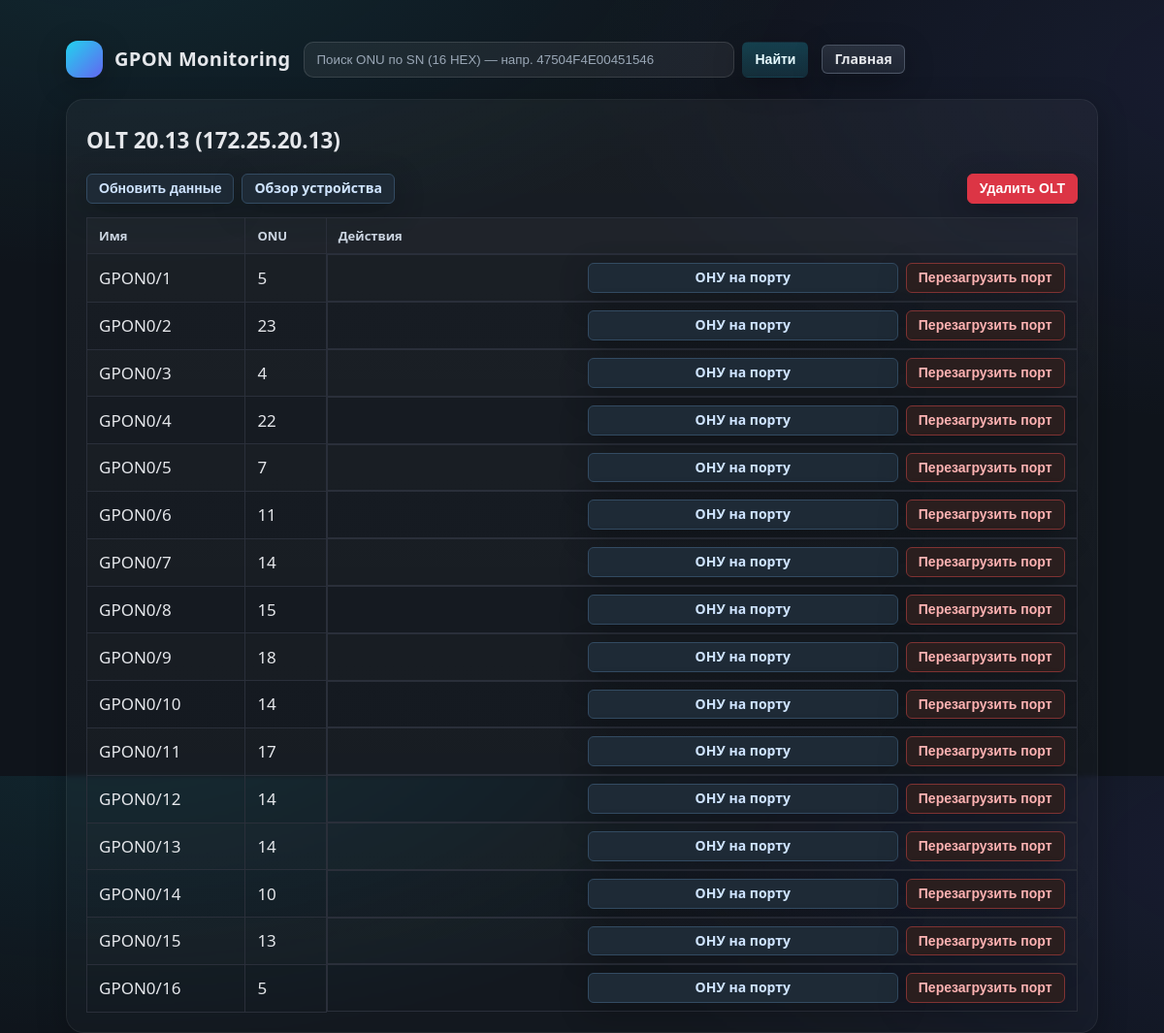
Screenshot of /olt/172.25.20.13 with the database file from the repository.
### tables this page shows
CREATE TABLE olts (
  id INTEGER PRIMARY KEY AUTOINCREMENT,
  hostname TEXT NOT NULL,
  ip       TEXT NOT NULL UNIQUE,
  community TEXT NOT NULL,
  vendor    TEXT NOT NULL DEFAULT 'bdcom'
);

CREATE TABLE ponports (
  id INTEGER PRIMARY KEY AUTOINCREMENT,
  olt_ip   TEXT NOT NULL,
  ifindex  TEXT NOT NULL,
  name     TEXT NOT NULL
);

### app.py (the view)
@app.get("/olt/<ip>")
def olt(ip):
    with db() as conn:
        row = conn.execute("SELECT hostname, community, vendor FROM olts WHERE ip = ?", (ip,)).fetchone()
        if not row: abort(404)
        hostname, community, vendor = row
        ports = conn.execute(
            """
            SELECT p.ifindex, p.name,
                   COALESCE((SELECT COUNT(*) FROM gpon g WHERE g.olt_ip=p.olt_ip AND g.portonu=p.ifindex),0) AS cnt
            FROM ponports p
            WHERE p.olt_ip = ?
              AND p.name LIKE 'GPON%/%'
              AND p.name NOT LIKE '%:%'
            ORDER BY CAST(p.ifindex AS INT)
            """, (ip,)
        ).fetchall()
    return render_template("olt_ports.html", ip=ip, hostname=hostname, ports=ports)

### models.py (called while the page is built)
def ensure_db():
    DB.parent.mkdir(parents=True, exist_ok=True)
    with sqlite3.connect(DB) as conn, open(SCHEMA,"r") as f:
        conn.executescript(f.read())

@contextlib.contextmanager
def db():
    ensure_db()
    conn = sqlite3.connect(DB)
    try:
        yield conn
    finally:
        conn.commit()
        conn.close()

### templates/olt_ports.html (shortened to what this page needs)
{% extends "base.html" %}
{% block content %}
<h2 class="olt-title">OLT {{ hostname }} ({{ ip }})</h2>
<div class="olt-actions">
  <div class="left">
    <form method="post" action="{{ url_for('olt_refresh', ip=ip) }}">
      <button class="btn soft-blue">Обновить данные</button>
    </form>
    <a class="btn soft-blue" href="{{ url_for('olt_device', ip=ip) }}">Обзор устройства</a>
  </div>
  <div class="right">
    <form method="post" action="{{ url_for('delete_olt', ip=ip) }}"
          onsubmit="return confirm('Удалить OLT {{ hostname }} ({{ ip }}) и связанные записи?')">
      <button class="btn warn">Удалить OLT</button>
    </form>
  </div>
</div>
<div class="kv-wrap">
  <table class="kv">
    <thead>
      <tr>
        <th>Имя</th>
        <th>ONU</th>
        <th>Действия</th>
      </tr>
    </thead>
    <tbody>
    {% for ifi, name, cnt in ports %}
      <tr>
        <td>{{ name }}</td>
        <td>{{ cnt }}</td>
        <td class="row-actions">
          <a class="btn soft-blue wide" href="{{ url_for('port', ip=ip, ifindex=ifi) }}">ОНУ на порту</a>
          <form method="post" action="{{ url_for('port_bounce', ip=ip, ifindex=ifi) }}" style="display:inline"
                onsubmit="return confirm('Перезагрузить порт {{ name }}?')">
            <button class="btn soft-red">Перезагрузить порт</button>
          </form>
        </td>
      </tr>
    {% endfor %}
    </tbody>
  </table>
</div>
{% endblock content %}

### templates/base.html (style rules this page uses)
:root { --bg:#0f172a; --panel:#111827; --card:#0b1222; --muted:#94a3b8; --text:#e5e7eb; --accent:#22d3ee; --shadow: 0 8px 30px rgba(0,0,0,.25); --radius:18px; }
* { box-sizing:border-box }
html,body { height:100% }
body { margin:0; font:16px/1.6 system-ui, -apple-system, Segoe UI, Roboto, Ubuntu, Cantarell, "Noto Sans", Arial; color:var(--text); background: radial-gradient(1200px 600px at 10% -10%, rgba(34,211,238,.10), transparent 60%), radial-gradient(1200px 600px at 110% 10%, rgba(99,102,241,.10), transparent 60%), var(--bg); }
a { color:var(--accent); text-decoration:none; transition:opacity .15s ease }
.btn { appearance:none; border:none; cursor:pointer; background:linear-gradient(180deg, rgba(34,211,238,.22), rgba(34,211,238,.12)); border:1px solid rgba(34,211,238,.35); color:#e6fbff; padding:8px 12px; border-radius:12px; font-weight:650; font-size:14px; box-shadow: var(--shadow); text-decoration:none; display:inline-block; transition: transform .06s ease, filter .15s ease, background .2s ease, border-color .2s ease; }
.btn.warn { background:linear-gradient(180deg, rgba(239,68,68,.22), rgba(239,68,68,.12)); border-color:rgba(239,68,68,.35) }
h2 { margin:0 0 14px 0 }
table { width:100%; border-collapse:separate; border-spacing:0 }
thead th { text-align:left; font-weight:700; font-size:13px; color:var(--muted); padding:12px 14px; background:rgba(255,255,255,.03); position:sticky; top:0; z-index:1; }
tbody td { padding:12px 14px; border-top:1px solid rgba(255,255,255,.06) }
tbody tr { transition: background .15s ease }
tbody tr:nth-child(odd) { background:rgba(255,255,255,.01) }

### templates/olt_ports.html (style rules this page uses)
body { background-color:#0f141b; color:#e5e7eb; }
.olt-title { margin: .25rem 0 1rem; font-size: 1.4rem; font-weight: 600; }
.olt-actions { display: flex; align-items: center; justify-content: space-between; gap: 12px; margin: 0 0 14px 0; flex-wrap: wrap; }
.olt-actions .left, .olt-actions .right { display: flex; gap: 8px; flex-wrap: wrap; }
.btn { display: inline-block; border: 1px solid transparent; border-radius: 6px; padding: 6px 12px; font-size: 14px; line-height: 1.2; cursor: pointer; text-decoration: none; text-align: center; white-space: nowrap; }
.btn.warn { background: #dc3545; color: #fff; border-color: #dc3545; }
.btn.soft-blue { background: #1e2a36; color: #cfe4ff; border-color: #334b62; }
.btn.soft-red { background: #2a1e1e; color: #ffb3b3; border-color: #803333; }
.wide { min-width: 320px; text-align: center; }
.kv-wrap { display: flex; justify-content: center; }
.kv { border-collapse: collapse; min-width: 520px; max-width: 100%; font-size: 17px; }
.kv th, .kv td { border: 1px solid #2a2f3a; padding: 8px 12px; text-align: left; vertical-align: middle; }
.kv th { font-weight: 600; color: #cbd5e1; white-space: nowrap; }
.kv td { color: #e5e7eb; }
.row-actions { display: flex; justify-content: flex-end; gap: 8px; }

### rows the page displays
olts: hostname "20.13"
ponports: name "GPON0/1", cnt "5"
ponports: name "GPON0/2", cnt "23"
ponports: name "GPON0/3", cnt "4"
ponports: name "GPON0/4", cnt "22"
ponports: name "GPON0/5", cnt "7"
ponports: name "GPON0/6", cnt "11"
ponports: name "GPON0/7", cnt "14"
ponports: name "GPON0/8", cnt "15"
ponports: name "GPON0/9", cnt "18"
ponports: name "GPON0/10", cnt "14"
ponports: name "GPON0/11", cnt "17"
ponports: name "GPON0/12", cnt "14"
ponports: name "GPON0/13", cnt "14"
ponports: name "GPON0/14", cnt "10"
ponports: name "GPON0/15", cnt "13"
ponports: name "GPON0/16", cnt "5"

### other values shown
{{ header or "GPON Monitoring" }} "GPON Monitoring"
{{ ip }} "172.25.20.13"
